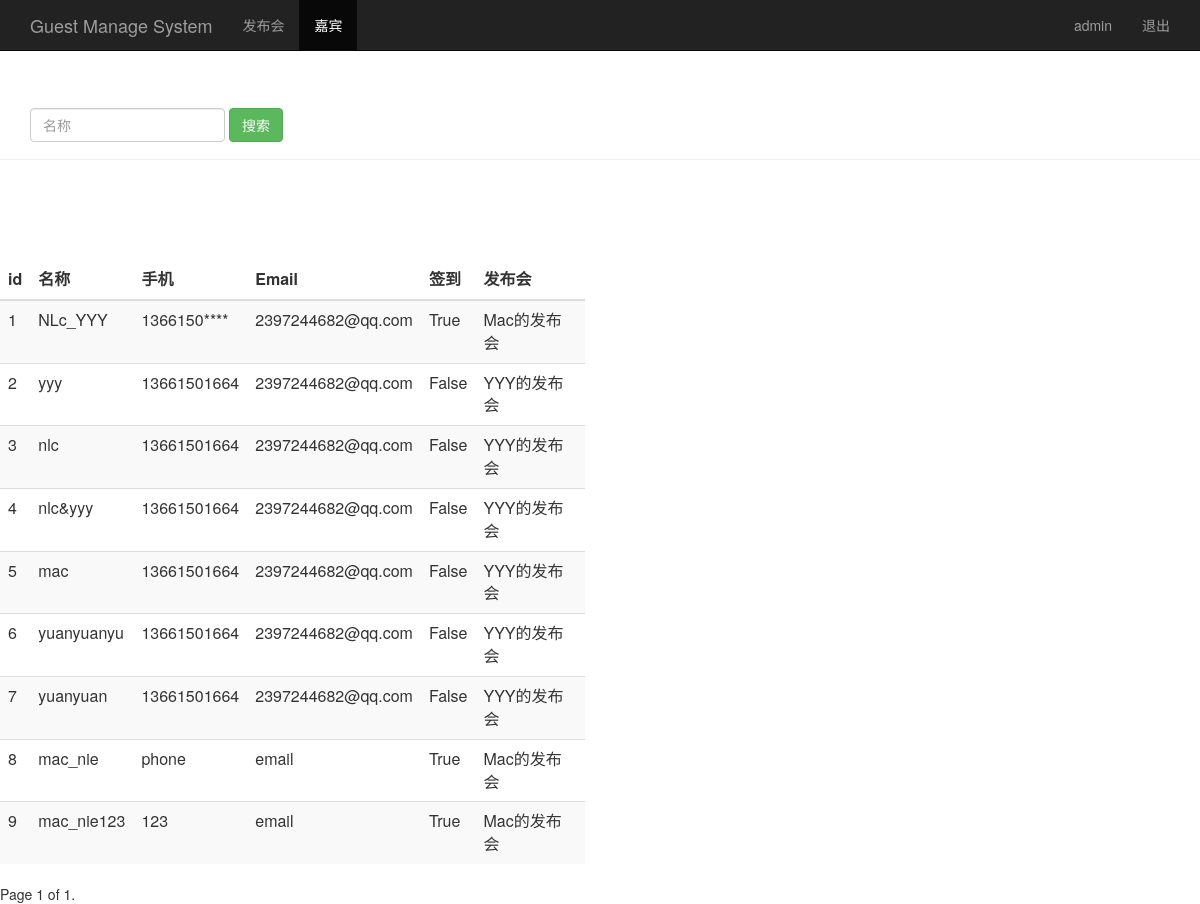
The page /guest_manage/ (signed in) on the database its author committed.
### sign/models.py (models this page shows)
class Guest(models.Model):
    event = models.ForeignKey(Event,on_delete=models.CASCADE)
    realname = models.CharField(max_length=64)
    phone = models.CharField(max_length=16)
    email = models.EmailField()
    sign = models.BooleanField()

class Event(models.Model):
    name = models.CharField(max_length=100)
    limit = models.IntegerField()
    status = models.BooleanField()
    address = models.CharField(max_length=200)
    start_time = models.DateTimeField('events time')
    create_time = models.DateTimeField(auto_now=True)
    def __str__(self):
        return self.name

### sign/views.py (the view)
# urls.py: path('guest_manage/',views.guest_manage),
@login_required
def guest_manage(request):
    username = request.session.get('user','')
    guest_list = Guest.objects.all()    #获取Guest表中的所有对象
    paginator = Paginator(guest_list,10)
    page = request.GET.get('page')
    try:
        contacts = paginator.page(page)
    except PageNotAnInteger:
        contacts = paginator.page(1)
    except EmptyPage:
        contacts = paginator.page(paginator.num_pages)
    return render(request,'guest_manage.html',{'user':username,
                                               'guests':contacts})

### sign/templates/guest_manage.html (shortened to what this page needs)
<html lang="zh-CN">
<head>
    {% load bootstrap3 %}
    {% bootstrap_css %}
</head>
<body>
    <nav class="navbar navbar-inverse navbar-fixed-top">
        <div class="container">
            <div class="navbar-header">
                <a class="navbar-brand" href="/event_manage/">Guest Manage System</a>
            </div>
            <div id="navbar" class="collapse navbar-collapse">
                <ul class="nav navbar-nav">
                    <li><a href="/event_manage/">发布会</a> </li>
                    <li class="active"><a href="#">嘉宾</a> </li>
                </ul>
                <ul class="nav navbar-nav navbar-right">
                    <li><a href="#">{{ user }}</a> </li>
                    <li><a href="/logout/">退出</a> </li>
                </ul>
            </div>
        </div>
    </nav>
    <div class="page-header" style="padding-top: 60px">
        <div id="navbar" class="navbar-collapse collapse">
            <form class="navbar-form" method="get" action="/search_realname/">
                <div class="form-group" >
                    <input name="realname" type="text" placeholder="名称" class="form-control">
                </div>
                <button type="submit" class="btn btn-success">搜索</button>
            </form>
        </div>
    </div>
    <div class="row" style="padding-top: 80px;">
        <div class="col-md-6">
            <table class="table table-striped">
                <thead>
                    <tr>
                        <th>id</th>
                        <th>名称</th>
                        <th>手机</th>
                        <th>Email</th>
                        <th>签到</th>
                        <th>发布会</th>
                    </tr>
                </thead>
                <tbody>
                    {% for guest in guests %}
                    <tr>
                        <td>{{ guest.id }}</td>
                        <td>{{ guest.realname }}</td>
                        <td>{{ guest.phone }}</td>
                        <td>{{ guest.email }}</td>
                        <td>{{ guest.sign }}</td>
                        <td>{{ guest.event }}</td>
                    </tr>
                    {% endfor %}
                </tbody>
            </table>
        </div>
    </div>
    <div class="paginator">
        <span class="step-links">
                <span class="current">
                    Page {{ guests.number}} of {{ guests.paginator.num_pages }}.
                </span>
        </span>
    </div>
</body>
</html>

### rows shown on the page
Guest: id "1", realname "NLc_YYY", phone "1366150****", email "2397244682@qq.com", sign "True", event "Mac的发布会"
Guest: id "2", realname "yyy", phone "13661501664", email "2397244682@qq.com", sign "False", event "YYY的发布会"
Guest: id "3", realname "nlc", phone "13661501664", email "2397244682@qq.com", sign "False", event "YYY的发布会"
Guest: id "4", realname "nlc&yyy", phone "13661501664", email "2397244682@qq.com", sign "False", event "YYY的发布会"
Guest: id "5", realname "mac", phone "13661501664", email "2397244682@qq.com", sign "False", event "YYY的发布会"
Guest: id "6", realname "yuanyuanyu", phone "13661501664", email "2397244682@qq.com", sign "False", event "YYY的发布会"
Guest: id "7", realname "yuanyuan", phone "13661501664", email "2397244682@qq.com", sign "False", event "YYY的发布会"
Guest: id "8", realname "mac_nie", phone "phone", email "email", sign "True", event "Mac的发布会"
Guest: id "9", realname "mac_nie123", phone "123", email "email", sign "True", event "Mac的发布会"

### other values the page prints
{{ user }} "admin"
{{ guests.number }} "1"
{{ guests.paginator.num_pages }} "1"
